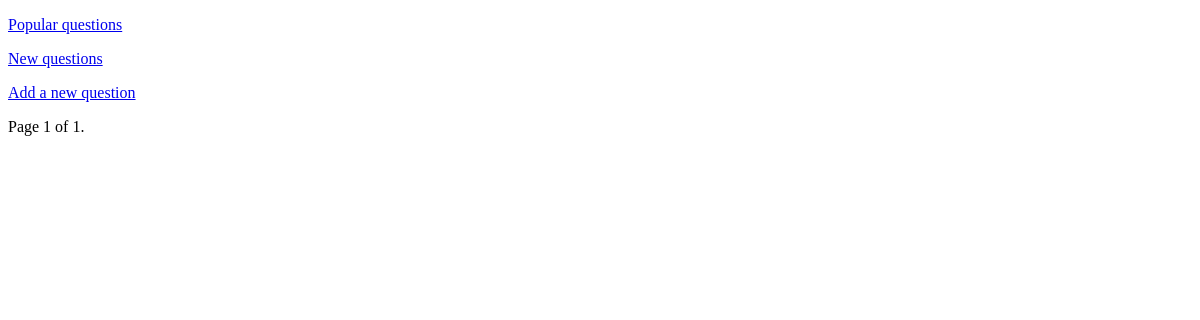
The app's page /, older data.
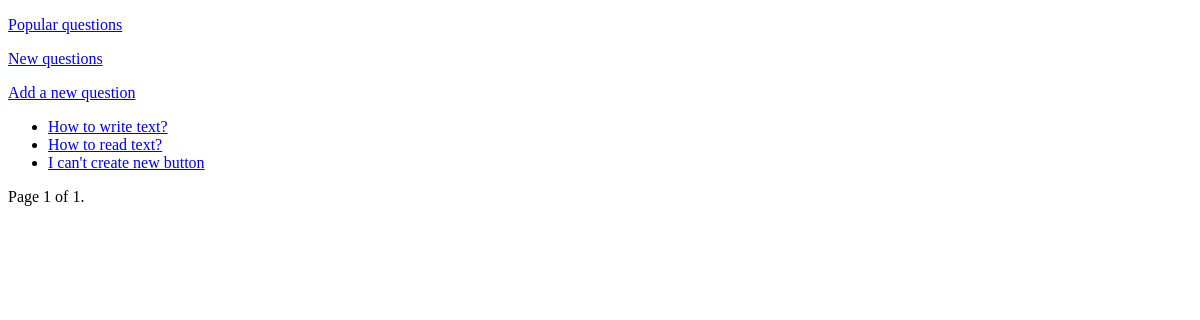
The same page, newer data.
### qa/models.py (models this page shows, shortened)
class Question(models.Model):
    objects = QuestionManager()
    title = models.CharField(max_length=255)
    text = models.TextField()
    added_at = models.DateTimeField(blank=True, auto_now_add=True)
    rating = models.IntegerField(default=0)
    author = models.ForeignKey(User, on_delete=models.CASCADE)
    likes = models.ManyToManyField(User, related_name='question_like_user')

### qa/views.py (the view)
# urls.py: path('', views.IndexView.as_view(), name='index'),
class IndexView(generic.ListView):
    template_name = 'index.html'
    paginate_by = 10
    model = Question

### qa/templates/index.html (shortened to what this page needs)
<!DOCTYPE html>
<html lang="en">
<head>
</head>
<body>
<p><a href="{% url 'qa:popular' %}">Popular questions</a></p>
<p><a href="{% url 'qa:new' %}">New questions</a></p>
<p><a href="{% url 'qa:ask' %}">Add a new question</a></p>
<ul>
{% for question in page_obj %}
    <li><a href="{% url 'qa:question' question.id %}">{{ question.title }}</a></li>
{% endfor %}
</ul>
<div class="pagination">
    <span class="step-links">
        <span class="current">
            Page {{ page_obj.number }} of {{ page_obj.paginator.num_pages }}.
        </span>
    </span>
</div>
</body>
</html>

Row changes from the older to the newer data that the page shows:
added Question: title "How to write text?"
added Question: title "How to read text?"
added Question: title "I can't create new button"
